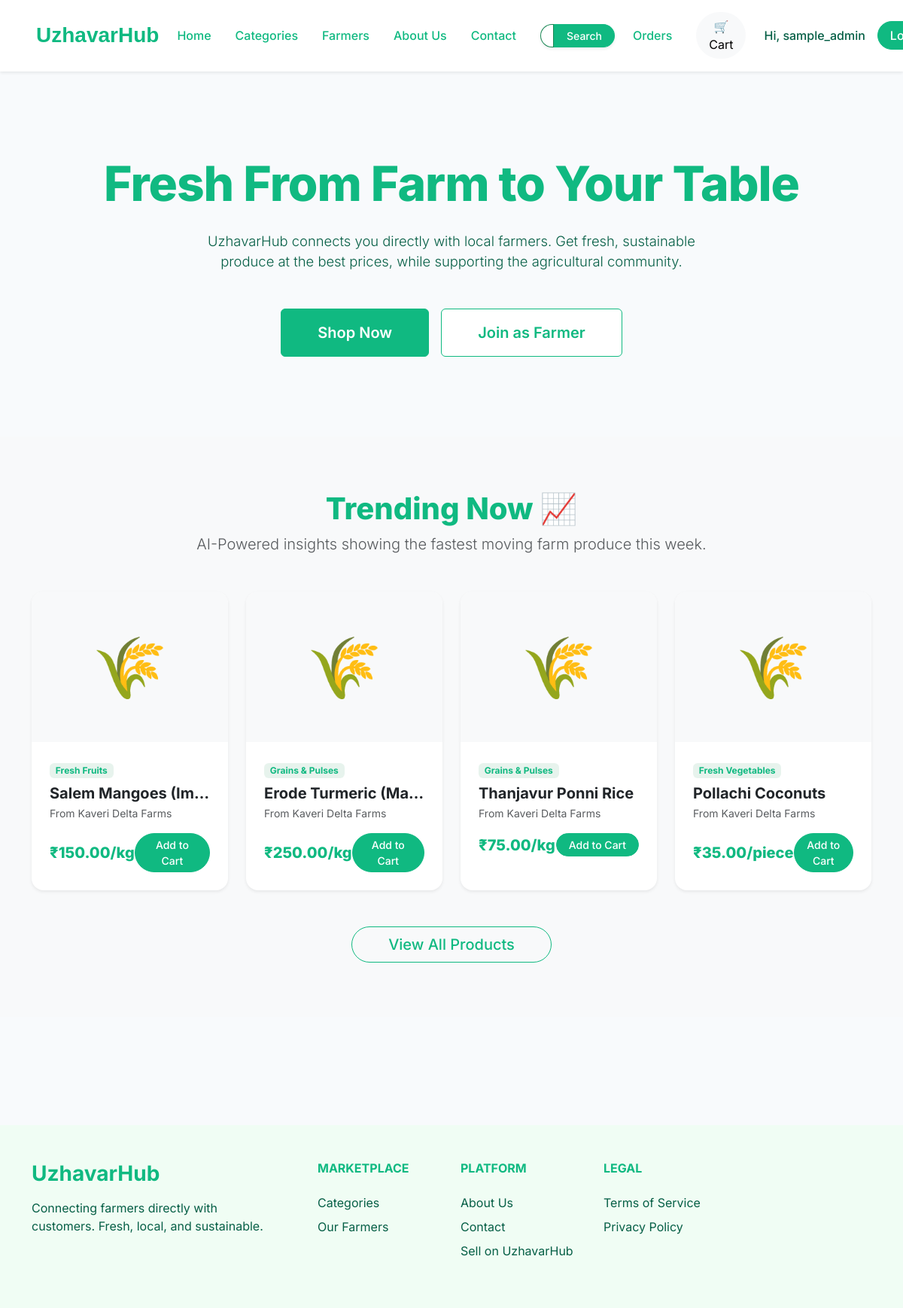
Screenshot of / (signed in) with the database file from the repository.
### accounts/models.py (models this page shows, shortened)
class User(AbstractUser):
    ROLE_CHOICES = (
        ('CUSTOMER', 'Customer'),
        ('FARMER', 'Farmer'),
        ('ADMIN', 'Admin'),
    )
    role = models.CharField(max_length=20, choices=ROLE_CHOICES, default='CUSTOMER')

class FarmerProfile(models.Model):
    user = models.OneToOneField(User, on_delete=models.CASCADE, related_name='farmer_profile')
    farm_name = models.CharField(max_length=255)
    location = models.CharField(max_length=255)
    is_verified = models.BooleanField(default=False)

### marketplace/models.py (models this page shows, shortened)
class Product(models.Model):
    name = models.CharField(max_length=200)
    slug = models.SlugField(unique=True, max_length=50)
    description = models.TextField()
    price = models.DecimalField(max_digits=10, decimal_places=2)
    unit = models.CharField(max_length=50)
    stock_quantity = models.PositiveIntegerField()
    is_active = models.BooleanField(default=True)
    created_at = models.DateTimeField(auto_now_add=True)
    updated_at = models.DateTimeField(auto_now=True)
    category = models.ForeignKey(Category, on_delete=models.CASCADE)
    farmer = models.ForeignKey('accounts.FarmerProfile', on_delete=models.CASCADE)

class Category(models.Model):
    name = models.CharField(max_length=100)
    slug = models.SlugField(unique=True, max_length=50)
    description = models.TextField(blank=True, null=True)

### core/views.py (the view)
# urls.py: path('', views.index, name='index'),
def index(request):
    if not request.user.is_authenticated:
        return redirect('accounts:login')
    if getattr(request.user, 'role', None) == 'CUSTOMER':
        return redirect('marketplace:product_list')
    elif getattr(request.user, 'role', None) == 'FARMER':
        return redirect('farmer:dashboard')
    trending_products = get_trending_products(limit=4)
    return render(request, 'core/index.html', {'trending_products': trending_products})

### ai_services/analyzer.py (called while the page is built)
def get_trending_products(limit=4):
    thirty_days_ago = timezone.now() - timedelta(days=30)
    trending_qs = OrderItem.objects.filter(order__created_at__gte=thirty_days_ago) \
        .values('product_id') \
        .annotate(total_sold=Sum('quantity')) \
        .order_by('-total_sold')[:limit]
    trending_product_ids = [item['product_id'] for item in trending_qs]
    products = Product.objects.filter(id__in=trending_product_ids)
    products_dict = {p.id: p for p in products}
    sorted_products = [products_dict[pid] for pid in trending_product_ids if pid in products_dict]
    return sorted_products

### core/templates/core/index.html
{% extends 'core/base.html' %}
{% block content %}
<section class="hero-section text-center d-flex align-items-center justify-content-center">
    <div class="container">
        <h1 class="display-3 fw-black text-success mb-4 hero-title">Fresh From Farm to Your Table</h1>
        <p class="lead text-success-emphasis mx-auto mb-5 hero-subtitle">
            UzhavarHub connects you directly with local farmers. Get fresh, sustainable<br>
            produce at the best prices, while supporting the agricultural community.
        </p>
        <div class="d-flex justify-content-center gap-3">
            <a href="#" class="btn btn-success btn-lg px-5 py-3 rounded-2 fw-semibold">Shop Now</a>
            <a href="#" class="btn btn-outline-success btn-lg px-5 py-3 rounded-2 fw-semibold bg-white">Join as Farmer</a>
        </div>
    </div>
</section>
    <section class="py-5 bg-light">
        <div class="container py-4">
            <div class="text-center mb-5">
                <h2 class="fw-black text-success display-6">Trending Now 📈</h2>
                <p class="text-muted lead">AI-Powered insights showing the fastest moving farm produce this week.</p>
            </div>
            <div class="row row-cols-1 row-cols-md-2 row-cols-lg-4 g-4">
                {% for product in trending_products %}
                <div class="col">
                    <div class="card border-0 shadow-sm rounded-4 h-100">
                    <a href="{% url 'marketplace:product_detail' product.slug %}" class="text-decoration-none">
                        <div class="bg-light d-flex align-items-center justify-content-center rounded-top-4" style="height: 200px;">
                            <span class="display-1">🌾</span>
                        </div>
                    </a>
                    <div class="card-body p-4">
                        <span class="badge bg-success bg-opacity-10 text-success fw-bold mb-2">{{ product.category.name }}</span>
                        <a href="{% url 'marketplace:product_detail' product.slug %}" class="text-decoration-none text-dark">
                            <h5 class="card-title fw-bold mb-1 text-truncate">{{ product.name }}</h5>
                        </a>
                        <p class="text-muted small mb-3">From {{ product.farmer.farm_name|default:product.farmer.user.username }}</p>
                            <div class="d-flex justify-content-between align-items-center">
                                <span class="fs-5 fw-black text-success">₹{{ product.price }}/{{ product.unit }}</span>
                                <a href="{% url 'orders:add_to_cart' product.id %}" class="btn btn-sm btn-success rounded-pill fw-medium px-3 add-to-cart-btn">Add to Cart</a>
                            </div>
                        </div>
                    </div>
                </div>
                {% empty %}
                <div class="col-12 text-center">
                    <p class="text-muted">Not enough sales data to determine trends yet.</p>
                </div>
                {% endfor %}
            </div>
            <div class="text-center mt-5">
                <a href="{% url 'marketplace:product_list' %}" class="btn btn-outline-success btn-lg rounded-pill fw-medium px-5">View All Products</a>
            </div>
        </div>
    </section>
    <section class="py-5">
{% endblock content %}

### core/templates/core/base.html (shortened to what this page needs)
{% load static %}
<!DOCTYPE html>
<html lang="en">
<head>
    <link href="https://cdn.jsdelivr.net/npm/bootstrap@5.3.0/dist/css/bootstrap.min.css" rel="stylesheet">
    <link rel="stylesheet" href="{% static 'css/styles.css' %}">
</head>
<body>
    {% block navbar %}
    <div class="fixed-top d-flex justify-content-center w-100" style="pointer-events: none;">
        <nav id="main-navbar" class="navbar navbar-expand-xl glass-nav py-3 shadow-sm" style="pointer-events: auto;">
        <div class="container-fluid px-4 px-lg-5">
            <a class="navbar-brand fw-bold text-success fs-3" href="/">UzhavarHub</a>
            <div class="collapse navbar-collapse justify-content-center" id="navbarNav">
                <ul class="navbar-nav gap-2 gap-xl-3 mx-auto">
                    <li class="nav-item">
                        {% if user.is_authenticated and user.role == 'FARMER' %}
                            <a class="nav-link text-success fw-medium text-nowrap" href="{% url 'farmer:dashboard' %}">Home</a>
                        {% else %}
                            <a class="nav-link text-success fw-medium text-nowrap" href="/">Home</a>
                        {% endif %}
                    </li>
                    {% if user.role != 'FARMER' %}
                    <li class="nav-item">
                        <a class="nav-link text-success fw-medium text-nowrap" href="{% url 'marketplace:category_list' %}">Categories</a>
                    </li>
                    <li class="nav-item">
                        <a class="nav-link text-success fw-medium text-nowrap" href="{% url 'marketplace:farmer_list' %}">Farmers</a>
                    </li>
                    {% endif %}
                    <li class="nav-item">
                        <a class="nav-link text-success fw-medium text-nowrap" href="#">About Us</a>
                    </li>
                    <li class="nav-item">
                        <a class="nav-link text-success fw-medium text-nowrap" href="#">Contact</a>
                    </li>
                </ul>
            </div>
            <div class="d-flex gap-2 gap-xl-3 align-items-center ms-lg-4">
                {% if request.resolver_match.app_name != 'farmer' %}
                <form action="{% url 'marketplace:product_list' %}" method="get" class="d-none d-lg-flex me-2 shadow-sm rounded-pill" style="max-width: 250px;">
                    <input type="text" name="q" class="form-control form-control-sm rounded-start-pill border-success" placeholder="Search products..." value="{{ request.GET.q }}">
                    <button type="submit" class="btn btn-sm btn-success rounded-end-pill px-3 fw-medium">Search</button>
                </form>
                {% endif %}
                {% if user.is_authenticated %}
                    {% if user.role != 'FARMER' %}
                    <a href="{% url 'orders:history' %}" class="text-success text-decoration-none fw-medium me-3 text-nowrap">Orders</a>
                    <a href="{% url 'orders:view_cart' %}" id="cart-icon-btn" class="btn btn-light position-relative rounded-pill px-3 me-2">
                        🛒 Cart
                    </a>
                    {% endif %}
                    <span class="text-success-emphasis fw-medium text-nowrap" title="{{ user.username }}">Hi, {{ user.username|truncatechars:15 }}</span>
                    <form action="{% url 'accounts:logout' %}" method="post" class="d-inline m-0">
                        <button type="submit" class="btn btn-success fw-medium px-3 text-nowrap rounded-pill">Logout</button>
                    </form>
                {% else %}
                    <a href="{% url 'accounts:login' %}" class="text-success text-decoration-none fw-medium text-nowrap">Login</a>
                    <a href="{% url 'accounts:signup' %}" class="btn btn-success fw-medium px-4 text-nowrap rounded-pill">Sign up</a>
                {% endif %}
            </div>
            </div>
        </div>
    <div style="height: 100px;"></div>
    {% endblock navbar %}
    <main class="flex-grow-1">
        {% block content %}
        {% endblock content %}
    </main>
    {% block footer %}
    <footer class="footer-bg py-5 mt-5">
        <div class="container">
            <div class="row gy-4">
                <div class="col-lg-4 col-md-6">
                    <h3 class="fw-bold text-success mb-3">UzhavarHub</h3>
                    <p class="text-success-emphasis mb-0 pe-4">
                        Connecting farmers directly with customers. Fresh, local, and sustainable.
                    </p>
                </div>
                <div class="col-lg-2 col-md-6">
                    <h6 class="fw-bold text-success text-uppercase mb-4">Marketplace</h6>
                    <ul class="list-unstyled d-flex flex-column gap-2">
                        <li><a href="{% url 'marketplace:category_list' %}" class="text-success-emphasis text-decoration-none">Categories</a></li>
                        <li><a href="{% url 'marketplace:farmer_list' %}" class="text-success-emphasis text-decoration-none">Our Farmers</a></li>
                    </ul>
                </div>
                <div class="col-lg-2 col-md-6">
                    <h6 class="fw-bold text-success text-uppercase mb-4">Platform</h6>
                    <ul class="list-unstyled d-flex flex-column gap-2">
                        <li><a href="#" class="text-success-emphasis text-decoration-none">About Us</a></li>
                        <li><a href="#" class="text-success-emphasis text-decoration-none">Contact</a></li>
                        <li><a href="#" class="text-success-emphasis text-decoration-none">Sell on UzhavarHub</a></li>
                    </ul>
                </div>
                <div class="col-lg-2 col-md-6">
                    <h6 class="fw-bold text-success text-uppercase mb-4">Legal</h6>
                    <ul class="list-unstyled d-flex flex-column gap-2">
                        <li><a href="#" class="text-success-emphasis text-decoration-none">Terms of Service</a></li>
                        <li><a href="#" class="text-success-emphasis text-decoration-none">Privacy Policy</a></li>
                    </ul>
                </div>
            </div>
        </div>
    </footer>
    {% endblock footer %}
</body>
</html>

### core/static/css/styles.css (style rules this page uses)
:root { --uh-green: #10B981; --uh-green-dark: #059669; --uh-green-light: #f0fdf4; --uh-text: #065f46; }
body { font-family: 'Inter', sans-serif; display: flex; flex-direction: column; min-height: 100vh; }
.text-success { color: var(--uh-green) !important; }
.text-success-emphasis { color: var(--uh-text) !important; }
.btn-success { background-color: var(--uh-green); border-color: var(--uh-green); }
.btn-outline-success { color: var(--uh-green); border-color: var(--uh-green); }
.hero-section { min-height: 60vh; }
.fw-black { font-weight: 800; }
.hero-title { letter-spacing: -1px; }
.hero-subtitle { max-width: 700px; font-size: 1.15rem; }
.footer-bg { background-color: var(--uh-green-light); }

### core/templates/core/base.html (style rules this page uses)
body { font-family: 'Inter', sans-serif; background-color: #f8fafc; }
.navbar-brand { font-family: 'Outfit', sans-serif; }
.glass-nav { background: rgba(255, 255, 255, 0.95); backdrop-filter: blur(16px); -webkit-backdrop-filter: blur(16px); border-bottom: 1px solid rgba(255, 255, 255, 0.2); transition: all 0.4s ease-in-out !important; z-index: 1030; margin: 0 auto; border-radius: 0; width: 100%; max-width: 100%; }
@media (min-width: 1200px) { .navbar-collapse { transition: all 0.3s ease; } }

### rows the page displays
User: username "sample_admin"
Product: category.name "Fresh Fruits", name "Salem Mangoes (Im…", farmer.farm_name "Kaveri Delta Farms", price "150.00", unit "kg"
Product: category.name "Grains & Pulses", name "Erode Turmeric (Ma…", farmer.farm_name "Kaveri Delta Farms", price "250.00", unit "kg"
Product: category.name "Grains & Pulses", name "Thanjavur Ponni Rice", farmer.farm_name "Kaveri Delta Farms", price "75.00", unit "kg"
Product: category.name "Fresh Vegetables", name "Pollachi Coconuts", farmer.farm_name "Kaveri Delta Farms", price "35.00", unit "piece"
